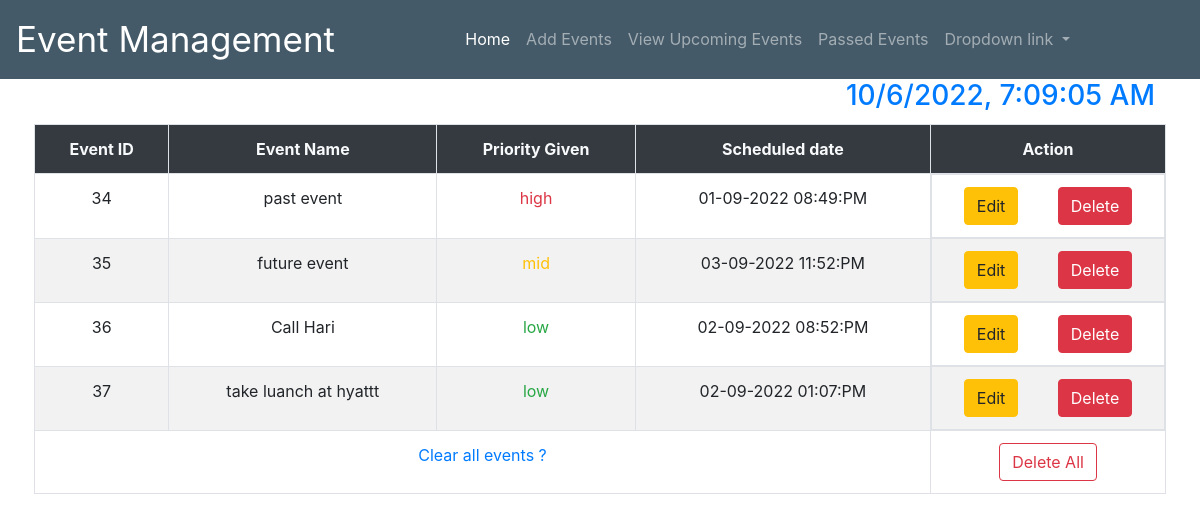
The page /viewEvents on the database its author committed.
### tables this page shows
CREATE TABLE EVENTS (id INTEGER PRIMARY KEY AUTOINCREMENT ,ev_name varchar(100),ev_date text,ev_prio varchar(20),ev_img text);

### app.py (the view)
@app.route('/viewEvents')
def view_events():
    if request.method == "GET":
        con = sqlite3.connect('eventsApp.db')
        cur = con.cursor()
        cur.execute("select * from events")
        data=cur.fetchall()
        con.close()
        return render_template("ViewEvents.html",records=data)

### templates/ViewEvents.html (shortened to what this page needs)
{%extends 'index.html'%}
{%block home%}
<div class="container p-1 my-1">
    <div class="tble">
        <table class="table table-striped table-bordered" >
            <tr class="bg-dark text-light">
                <th>Event ID</th>
                <th>Event Name</th>
                <th>Priority Given</th>
                <th>Scheduled date </th>
                <th>Action</th>
            </tr>
            {%for i in records%}
            <tr>
                <td>{{i[0]}}</td>
                <td>{{i[1]}}</td>
                <td class="prio">
                    {% if i[3] == 'high' %}
                        <span class="p-1 text-danger">{{i[3]}}</span>
                    {%elif  i[3] == 'mid' %}
                        <span class="p-1 text-warning">{{i[3]}}</span>
                    {%elif  i[3] == 'low' %}
                        <span class="p-1 text-success">{{i[3]}}</span>
                    {%endif%}
                </td>
                <td>{{i[2]}}</td>
                <td class="d-flex justify-content-around">
                    <a href="/editEvent/{{i[0]}}" class="btn btn-warning " data-toggle="modal" data-target="#modaledit{{i[0]}}">Edit</a>
                    <a href="/deleteEvent/{{i[0]}}" class="btn btn-danger " onclick="return confirm('Are you Sure to Delete ?')">Delete</a>
                </td>
            </tr>
            {%endfor%}
            {%if records !=[]%}
            <tr>
                <td colspan="4" class="text-primary">Clear all events ? </td>
                <td>
                <a href="/deleteAll" class="btn btn-outline-danger" onclick="return confirm('Are you sure to delete all events,\nThis may cause erasing every data,Also cannot be undone!')">Delete All</a>
                </td>
            </tr>
            {%endif%}
         </table>
    </div>
</div>
{%endblock home%}

### static/css/main.css (style rules this page uses)
td.prio span { border-radius: 5px; }
table tr { text-align: center; }

### rows shown on the page
EVENTS: id "34", ev_name "past event", ev_prio "high", ev_date "01-09-2022 08:49:PM"
EVENTS: id "35", ev_name "future event", ev_prio "mid", ev_date "03-09-2022 11:52:PM"
EVENTS: id "36", ev_name "Call Hari", ev_prio "low", ev_date "02-09-2022 08:52:PM"
EVENTS: id "37", ev_name "take luanch at hyattt", ev_prio "low", ev_date "02-09-2022 01:07:PM"
